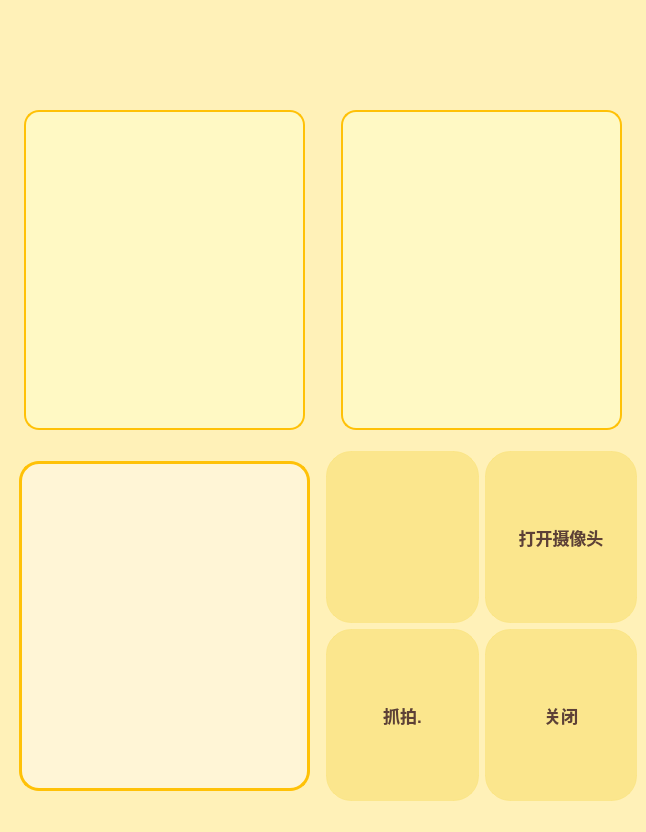
<?xml version="1.0" encoding="UTF-8"?>
<ui version="4.0">
 <class>Home</class>
 <widget class="QMainWindow" name="Home">
  <property name="geometry">
   <rect>
    <x>0</x>
    <y>0</y>
    <width>646</width>
    <height>832</height>
   </rect>
  </property>
  <property name="sizePolicy">
   <sizepolicy hsizetype="Expanding" vsizetype="Expanding">
    <horstretch>0</horstretch>
    <verstretch>0</verstretch>
   </sizepolicy>
  </property>
  <property name="windowTitle">
   <string>MainWindow</string>
  </property>
  <property name="styleSheet">
   <string notr="true">background-color: #FFF1B8;
font-family: &quot;Microsoft YaHei&quot;;
color: #5D4037;



    

</string>
  </property>
  <widget class="QWidget" name="centralwidget">
   <layout class="QHBoxLayout" name="horizontalLayout_3">
    <item>
     <layout class="QVBoxLayout" name="verticalLayout">
      <item>
       <widget class="QLabel" name="label">
        <property name="sizePolicy">
         <sizepolicy hsizetype="Expanding" vsizetype="Expanding">
          <horstretch>0</horstretch>
          <verstretch>0</verstretch>
         </sizepolicy>
        </property>
        <property name="maximumSize">
         <size>
          <width>16777215</width>
          <height>80</height>
         </size>
        </property>
        <property name="styleSheet">
         <string notr="true">border-image: url(:/image/86.png);
</string>
        </property>
        <property name="text">
         <string>&lt;!DOCTYPE HTML PUBLIC &quot;-//W3C//DTD HTML 4.0//EN&quot; &quot;http://www.w3.org/TR/REC-html40/strict.dtd&quot;&gt;
&lt;html&gt;&lt;head&gt;&lt;meta name=&quot;qrichtext&quot; content=&quot;1&quot; /&gt;&lt;style type=&quot;text/css&quot;&gt;
p, li { white-space: pre-wrap; }
&lt;/style&gt;&lt;/head&gt;&lt;body style=&quot; font-family:'Microsoft YaHei'; font-size:9pt; font-weight:400; font-style:normal;&quot;&gt;
&lt;p align=&quot;center&quot; style=&quot;-qt-paragraph-type:empty; margin-top:12px; margin-bottom:12px; margin-left:0px; margin-right:0px; -qt-block-indent:0; text-indent:0px; font-family:'黑体';&quot;&gt;&lt;br /&gt;&lt;/p&gt;&lt;/body&gt;&lt;/html&gt;</string>
        </property>
       </widget>
      </item>
      <item>
       <layout class="QHBoxLayout" name="horizontalLayout">
        <item>
         <widget class="QWidget" name="widget" native="true">
          <property name="enabled">
           <bool>true</bool>
          </property>
          <property name="sizePolicy">
           <sizepolicy hsizetype="Expanding" vsizetype="Expanding">
            <horstretch>0</horstretch>
            <verstretch>0</verstretch>
           </sizepolicy>
          </property>
          <property name="minimumSize">
           <size>
            <width>200</width>
            <height>200</height>
           </size>
          </property>
          <property name="styleSheet">
           <string notr="true">

background-color: #FFF9C4;
border: 2px solid #FFC107;
border-radius: 15px;
margin: 15px;</string>
          </property>
         </widget>
        </item>
        <item>
         <widget class="QLabel" name="label_2">
          <property name="sizePolicy">
           <sizepolicy hsizetype="Expanding" vsizetype="Expanding">
            <horstretch>0</horstretch>
            <verstretch>0</verstretch>
           </sizepolicy>
          </property>
          <property name="minimumSize">
           <size>
            <width>80</width>
            <height>80</height>
           </size>
          </property>
          <property name="styleSheet">
           <string notr="true">background-color: #FFF9C4;
border: 2px solid #FFC107;
border-radius: 15px;
margin: 15px;</string>
          </property>
          <property name="text">
           <string/>
          </property>
         </widget>
        </item>
       </layout>
      </item>
      <item>
       <layout class="QHBoxLayout" name="horizontalLayout_2">
        <item>
         <widget class="QTextBrowser" name="textBrowser">
          <property name="minimumSize">
           <size>
            <width>120</width>
            <height>120</height>
           </size>
          </property>
          <property name="styleSheet">
           <string notr="true">background-color: #FFF5D6;
border: 3px solid #FFC107;
border-radius: 20px; 
margin: 10px;</string>
          </property>
         </widget>
        </item>
        <item>
         <layout class="QGridLayout" name="gridLayout">
          <item row="1" column="0">
           <widget class="QPushButton" name="pushButtoncapture">
            <property name="sizePolicy">
             <sizepolicy hsizetype="Expanding" vsizetype="Expanding">
              <horstretch>0</horstretch>
              <verstretch>0</verstretch>
             </sizepolicy>
            </property>
            <property name="minimumSize">
             <size>
              <width>0</width>
              <height>0</height>
             </size>
            </property>
            <property name="styleSheet">
             <string notr="true">
#pushButtoncapture {
    /* 默认：和登录按钮完全一致 */
    background-color: rgba(249, 224, 118, 0.65);
    border: 1px solid rgba(249, 224, 118, 0.5);
    border-radius: 25px;
    padding: 14px;
    font-size: 17px;
    font-weight: bold;
    color: #5D4037;
    text-align: center;
}

/* 鼠标悬浮：只显示底图，文字消失，图片变淡 */
#pushButtoncapture:hover {
    border-image: url(:/image/82.png);
    background-color: rgba(255, 255, 255, 0.7);
    border-radius: 25px;
    /* 关键：文字完全透明，等于消失 */
    color: rgba(0, 0, 0, 0);
    font-size: 0px;
}

/* 鼠标按下：保持底图，无文字 */
#pushButtoncapture:pressed {
    border-image: url(:/image/82.png);
    background-color: rgba(255, 255, 255, 0.85);
    border-radius: 25px;
    color: rgba(0, 0, 0, 0);
    font-size: 0px;
}</string>
            </property>
            <property name="text">
             <string>抓拍.</string>
            </property>
           </widget>
          </item>
          <item row="0" column="0">
           <widget class="QComboBox" name="comboBox">
            <property name="sizePolicy">
             <sizepolicy hsizetype="Expanding" vsizetype="Expanding">
              <horstretch>0</horstretch>
              <verstretch>0</verstretch>
             </sizepolicy>
            </property>
            <property name="minimumSize">
             <size>
              <width>0</width>
              <height>0</height>
             </size>
            </property>
            <property name="styleSheet">
             <string notr="true">QComboBox#comboBox {
    background-color: rgba(249, 224, 118, 0.65);
    border: 1px solid rgba(249, 224, 118, 0.5);
    border-radius: 25px;
    padding: 14px;
    font-size: 17px;
    font-weight: bold;
    color: #5D4037;
}

QComboBox#comboBox:hover {
    background-color: rgba(255, 255, 255, 0.7);
    border: 1px solid rgba(249, 224, 118, 0.5);
    color: #5D4037;
}

QComboBox#comboBox:pressed {
    background-color: rgba(255, 220, 100, 0.8);
    border: 1px solid rgba(249, 224, 118, 0.5);
    color: #5D4037;
}

/* 下拉箭头样式，匹配登录按钮风格 */
QComboBox#comboBox::drop-down {
    border: none;
    width: 30px;
    height: 30px;
    subcontrol-position: right center;
    subcontrol-origin: padding;
}

QComboBox#comboBox::down-arrow {
    width: 16px;
    height: 16px;
    color: #5D4037;
}</string>
            </property>
           </widget>
          </item>
          <item row="0" column="1">
           <widget class="QPushButton" name="pushButtoncamera">
            <property name="sizePolicy">
             <sizepolicy hsizetype="Expanding" vsizetype="Expanding">
              <horstretch>0</horstretch>
              <verstretch>0</verstretch>
             </sizepolicy>
            </property>
            <property name="minimumSize">
             <size>
              <width>0</width>
              <height>0</height>
             </size>
            </property>
            <property name="styleSheet">
             <string notr="true">#pushButtoncamera {
    /* 默认：和登录按钮完全一致 */
    background-color: rgba(249, 224, 118, 0.65);
    border: 1px solid rgba(249, 224, 118, 0.5);
    border-radius: 25px;
    padding: 14px;
    font-size: 17px;
    font-weight: bold;
    color: #5D4037;
    text-align: center;
}

/* 鼠标悬浮：只显示底图，文字消失，图片变淡 */
#pushButtoncamera:hover {
    border-image: url(:/image/81.png);
    background-color: rgba(255, 255, 255, 0.7);
    border-radius: 25px;
    /* 关键：文字完全透明，等于消失 */
    color: rgba(0, 0, 0, 0);
    font-size: 0px;
}

/* 鼠标按下：保持底图，无文字 */
#pushButtoncamera:pressed {
    border-image: url(:/image/81.png);
    background-color: rgba(255, 255, 255, 0.85);
    border-radius: 25px;
    color: rgba(0, 0, 0, 0);
    font-size: 0px;
}</string>
            </property>
            <property name="text">
             <string>打开摄像头</string>
            </property>
           </widget>
          </item>
          <item row="1" column="1">
           <widget class="QPushButton" name="pushButtonclose">
            <property name="sizePolicy">
             <sizepolicy hsizetype="Expanding" vsizetype="Expanding">
              <horstretch>0</horstretch>
              <verstretch>0</verstretch>
             </sizepolicy>
            </property>
            <property name="minimumSize">
             <size>
              <width>0</width>
              <height>0</height>
             </size>
            </property>
            <property name="styleSheet">
             <string notr="true">
#pushButtonclose {
    /* 默认：和登录按钮完全一致 */
    background-color: rgba(249, 224, 118, 0.65);
    border: 1px solid rgba(249, 224, 118, 0.5);
    border-radius: 25px;
    padding: 14px;
    font-size: 17px;
    font-weight: bold;
    color: #5D4037;
    text-align: center;
}

/* 鼠标悬浮：只显示底图，文字消失，图片变淡 */
#pushButtonclose:hover {
    border-image: url(:/image/80.png);
    background-color: rgba(255, 255, 255, 0.7);
    border-radius: 25px;
    /* 关键：文字完全透明，等于消失 */
    color: rgba(0, 0, 0, 0);
    font-size: 0px;
}

/* 鼠标按下：保持底图，无文字 */
#pushButtonclose:pressed {
    border-image: url(:/image/80.png);
    background-color: rgba(255, 255, 255, 0.85);
    border-radius: 25px;
    color: rgba(0, 0, 0, 0);
    font-size: 0px;
}</string>
            </property>
            <property name="text">
             <string>关闭</string>
            </property>
           </widget>
          </item>
         </layout>
        </item>
       </layout>
      </item>
     </layout>
    </item>
   </layout>
  </widget>
  <widget class="QStatusBar" name="statusbar"/>
 </widget>
 <resources/>
 <connections/>
</ui>
